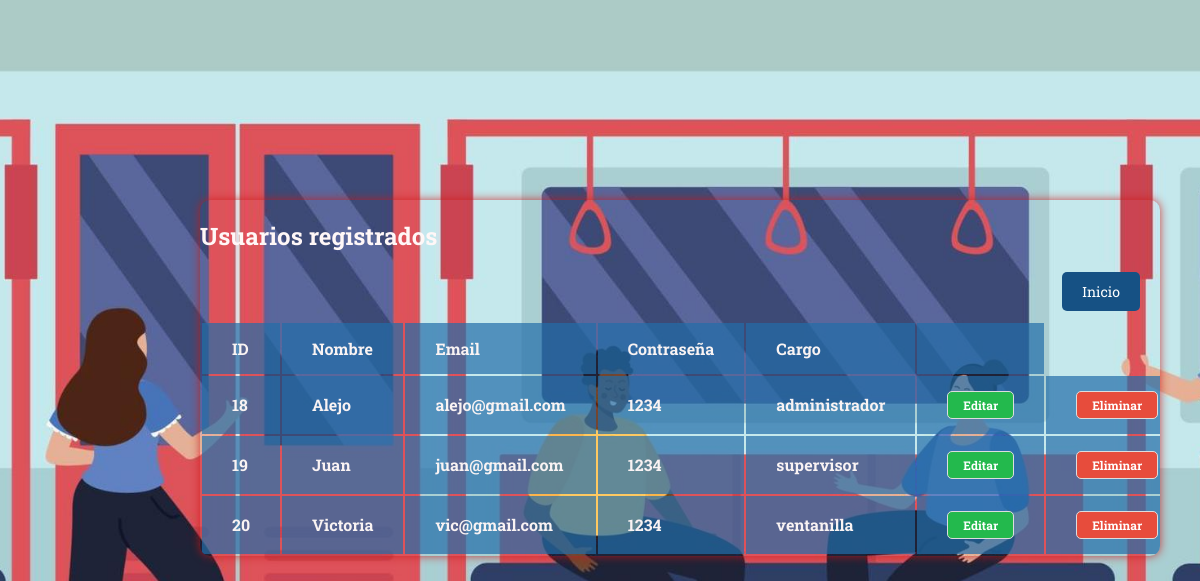
Screenshot of /php/usuariophp/usuarios_registrados.php with the database file from the repository.
### tables this page shows
CREATE TABLE `usuario` (
  `id` int(11) NOT NULL,
  `nombre` varchar(255) NOT NULL,
  `email` varchar(255) NOT NULL,
  `password` varchar(255) NOT NULL,
  `cargo` varchar(255) NOT NULL
);

### php/usuariophp/usuarios_registrados.php (the view, shortened to what this page needs)
<?php
include("../../conexion_pe.php");
$sql = "SELECT * FROM usuario";
$query = mysqli_query($conexion, $sql);
?>
<!DOCTYPE html>
<html lang="en">
<head>
    <link rel="stylesheet" href="../style.css/gestionar_user.css">
</head>
<body>
<div class="users-table">
        <h2>Usuarios registrados</h2>
        <table>
            <thead>
                <tr>
                    <th>ID</th>
                    <th>Nombre</th>
                    <th>Email</th>
                    <th class="contraseña">Contraseña</th>
                    <th>Cargo</th>
                    <th></th>
                </tr>
            </thead>
            <tbody>
            <div class="menu">
        <a href="admin.php">Inicio</a>
            </div>
                <?php while ($row = mysqli_fetch_array($query)): ?>
                    <tr>
                        <th><?= $row['id'] ?></th>
                        <th><?= $row['nombre'] ?></th>
                        <th><?= $row['email'] ?></th>
                        <th><?= $row['password'] ?></th>
                        <th><?= $row['cargo'] ?></th>
                        <th><a href="actualizar.php?id=<?= $row['id'] ?>" class="users-table--edit">Editar</a></th>
                        <th><a href="eliminar_user.php?id=<?= $row['id'] ?>" class="users-table--delete">Eliminar</a></th>
                    </tr>
                <?php endwhile; ?>
            </tbody>
        </table>
    </div>
</body>
</html>

### php/style.css/gestionar_user.css (style rules this page uses)
body { font-family: 'Roboto Slab', serif; margin: 0; padding: 0; background-color: #f7f7f7; background-image: url(../style.css/images/people-in-subway-flat-illustration-vector.jpg); background-size: cover; background-repeat: no-repeat; background-position: center; background-attachment: fixed; }
h2 { color: #fff7f7; margin-bottom: 20px; }
.users-table { width: 80%; margin: 200px ; border-collapse: collapse; border-radius: 10px; box-shadow: 0 0 10px #cd1616cd; overflow: hidden; }
table th { padding: 15px 30px; background-color: #236da9b4; color: #f9f3f3; text-align: left; font-size: 16px; font-weight: bold; position: relative; }
.contraseña::after { content: "\f084"; font-family: 'Roboto Slab', serif; position: absolute; right: 10px; top: 50%; transform: translateY(-50%); font-size: 14px; color: #ddd; }
table tr:nth-child(even) { background-color: #eeeeee1a; }
.menu { display: flex; justify-content: flex-end; margin: 10px 20px; }
.menu a { padding: 10px 20px; background-color: #165184; color: #fff; text-decoration: none; font-size: 14px; border-radius: 5px; transition: all 0.3s ease-in-out; }
.users-table--edit, .users-table--delete { display: inline-block; padding: 5px 15px; background-color: transparent; color: #151616; border: 1px solid #ddd; border-radius: 5px; font-size: 12px; text-decoration: none; transition: all 0.3s ease-in-out; }
.users-table--edit { background-color: #23b94d; color: #fff; }
.users-table--delete { background-color: #e74c3c; color: #fff; }

### rows the page displays
usuario: id "18", nombre "Alejo", email "alejo@gmail.com", password "1234", cargo "administrador"
usuario: id "19", nombre "Juan", email "juan@gmail.com", password "1234", cargo "supervisor"
usuario: id "20", nombre "Victoria", email "vic@gmail.com", password "1234", cargo "ventanilla"
